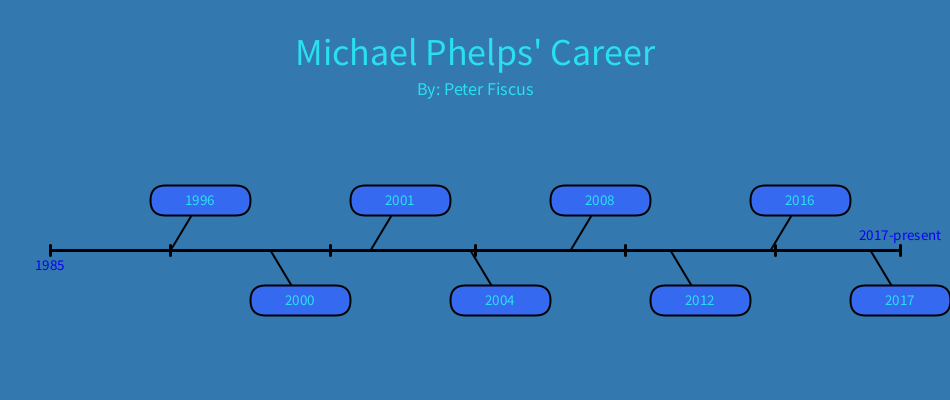
Frame 1 (no input)
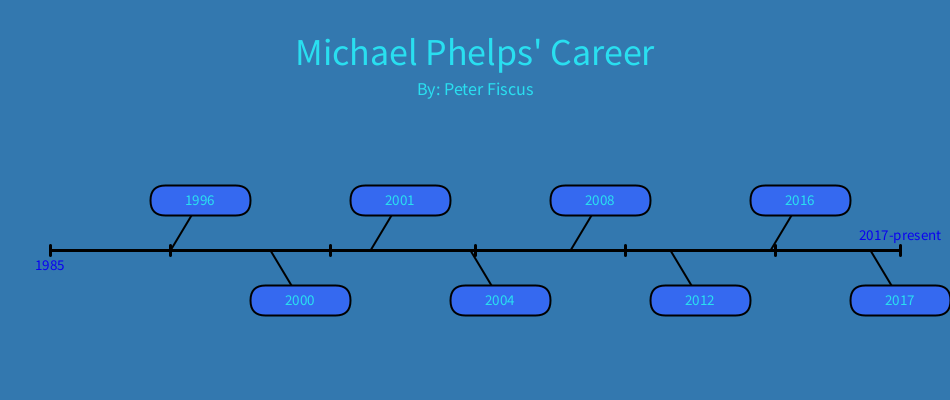
Frame 60 (the mouse pressed at the canvas centre just before this capture)
Frame 120 (the mouse held since frame 60 and released just before this capture): identical to frame 60, image omitted

The Processing sketch that drew these frames (run headless with seeded random() and noise(); from frame 60 on, the mouse is pressed at the canvas centre):

// Processing sketch: Timeline
// ── Timeline.pde
// Peter Fiscus | Feb 26 2026 | Timeline
void setup() {
  size(950, 400);
}
void draw() {
  background(#3378AF);
  drawRef();
  histEvent(200, 200, "1996", true, " At age 11, Michael Phelps began training seriously under coach Bob Bowman \n at the North Baltimore Aquatic Club. ");
  histEvent(300, 300, "2000", false, "15 years old, Michael Phelps competed in the 2000 Sydney Olympics, \n becoming one of the youngest male swimmer to ever make the U.S. Olympic team." );
  histEvent(400, 200, "2001", true, "At age 15, he broke the 200m butterfly world record at the U.S. Spring Spring Nationals in Austin, Texas.");
  histEvent(500, 300, "2004", false, "At the 2004 Athens Olympics, Phelps won 6 gold medals and 2 bronze medals, \n tying the record for the most medals won at a single Olympics at the time.");
  histEvent(600, 200, "2008", true, "At the 2008 Beijing Olympics, he won 8 gold medals breaking the record for the most gold medals at the olympics. \n One of the greatest achievements ever in sports.");
  histEvent(700, 300, "2012", false, "During the 2012 London Olympics, Phelps became the most decorated Olympian of all time, \n surpassing the previous overall Olympic medal record.");
  histEvent(800, 200, "2016", true, "At the 2016 Rio Olympics, he won 5 gold medals and 1 silver,  \n finishing his career with 23 Olympic gold medals and 28 total medals, the most in Olympic history.");
  histEvent(900, 300, "2017", false, "After retiring he has been a big advocate for mental health awareness, \n using his platform to inspire athletes and young people worldwide.");
}
void drawRef() {
  textAlign(CENTER);
  textSize(38);
  fill(#29DFF0);
  text("Michael Phelps' Career", width/2, 65);
  textSize(18);
  text("By: Peter Fiscus", width/2, 95);
  strokeWeight(3);
  fill(#0A02F0);
  line(50, 250, 900, 250);
  line(50, 245, 50, 255);
  line(900, 245, 900, 255);
  line(475, 245, 475, 255);
  line(330, 245, 330, 255);
  line(170, 245, 170, 255);
  line(625, 245, 625, 255);
  line(775, 245, 775, 255);
  strokeWeight(2);
  textSize(15);
  text("1985", 50, 270);
  text("2017-present", 900, 240);
  strokeWeight(2);
}
void histEvent(int x, int y, String title, boolean top, String detail) {
  fill(#29DFF0);
  if (top == true) {
    line(x, y, x-30, y+50);
  } else {
    line(x, y, x-30, y-50);
  }

  rectMode(CENTER);
  fill(#3569F0);
  rect(x, y, 100, 30, 15);
  fill(#29DFF0);
  text(title, x, y+5);
  if (mouseX > x-50 && mouseX < x+50 && mouseY > y-15 && mouseY < y+15) {
    text(detail, width/2,350);
  }
}
